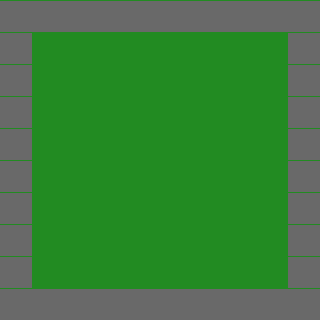

This game map was drawn from its Tiled (.tmx) file and the tilesets committed beside it. A one-line description and the full map source follow:
An orthogonal 10x10 tile map with 32x32 px tiles, 2 tile layers (Ground, Walls).

<map version="1.10" tiledversion="1.11.1-99-gec89c545" orientation="orthogonal" renderorder="right-down" width="10" height="10" tilewidth="32" tileheight="32" infinite="0" nextlayerid="3" nextobjectid="1">
 <tileset firstgid="1" source="../tiles/exterior_tiles.tsx" />
 <layer id="1" name="Ground" width="10" height="10">
  <data encoding="csv">
1,1,1,1,1,1,1,1,1,1,
1,1,1,1,1,1,1,1,1,1,
1,1,1,1,1,1,1,1,1,1,
1,1,1,1,1,1,1,1,1,1,
1,1,1,1,1,1,1,1,1,1,
1,1,1,1,1,1,1,1,1,1,
1,1,1,1,1,1,1,1,1,1,
1,1,1,1,1,1,1,1,1,1,
1,1,1,1,1,1,1,1,1,1,
1,1,1,1,1,1,1,1,1,1
</data>
 </layer>
 <layer id="2" name="Walls" width="10" height="10">
  <data encoding="csv">
5,5,5,5,5,5,5,5,5,5,
5,0,0,0,0,0,0,0,0,5,
5,0,0,0,0,0,0,0,0,5,
5,0,0,0,0,0,0,0,0,5,
5,0,0,0,0,0,0,0,0,5,
5,0,0,0,0,0,0,0,0,5,
5,0,0,0,0,0,0,0,0,5,
5,0,0,0,0,0,0,0,0,5,
5,0,0,0,0,0,0,0,0,5,
5,5,5,5,5,5,5,5,5,5
</data>
 </layer>
</map>
